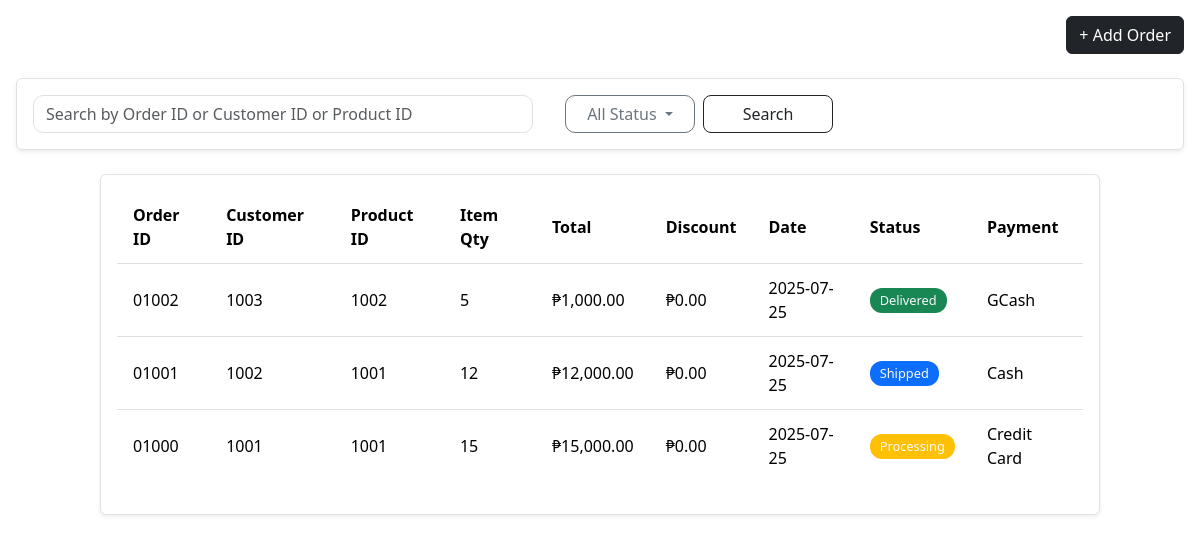
The app's page /order.php with its own data.
### tables this page shows
CREATE TABLE `orders` (
   `order_id` int(11) NOT NULL AUTO_INCREMENT,
   `customer_id` varchar(45) NOT NULL,
   `product_id` varchar(45) NOT NULL,
   `item_quantity` int(11) NOT NULL,
   `total_amount` decimal(10,2) NOT NULL,
   `date_placed` datetime DEFAULT current_timestamp(),
   `status` varchar(45) NOT NULL,
   `payment` varchar(45) NOT NULL,
   `discount` decimal(2,2) NOT NULL DEFAULT 0.00,
   PRIMARY KEY (`order_id`)
 );

### order.php (the view, shortened to what this page needs)
<!DOCTYPE html>
<html lang="en">
<head>
  <link href="https://cdn.jsdelivr.net/npm/bootstrap@5.3.3/dist/css/bootstrap.min.css" rel="stylesheet">
  <link rel="stylesheet" href="order_style.css">
</head>
<body style="background-color: white;">
<div class="flex-grow-1 m-2 py-2 px-2">
    <div class="d-flex justify-content-between align-items-center mb-3">
        <a href="add-order.php" class="btn btn-dark">+ Add Order</a>
    </div>
    <form method="GET" class="search-box mt-4 border rounded shadow-sm p-3 d-flex flex-wrap align-items-center gap-2 justify-content-start"
      style="max-width: 100%;">
        <?php
            $currentStatus = $_GET['status'] ?? 'All';
            $searchTerm = $_GET['search'] ?? '';
        ?>
        <input
            type="text"
            name="search"
            class="form-control"
            style="border-radius: 10px; max-width: 500px;"
            placeholder="Search by Order ID or Customer ID or Product ID"
            value="<?= htmlspecialchars($searchTerm) ?>"
        />
        <div class="dropdown ms-4" style="width: 130px;">
            <button
                class="btn btn-outline-secondary dropdown-toggle w-100"
                style="border-radius: 10px;"
                type="button"
                data-bs-toggle="dropdown"
                aria-expanded="false">
            <?= htmlspecialchars($currentStatus === 'All' ? 'All Status' : $currentStatus) ?>
            </button>
        </div>
        <div style="width: 130px;">
            <button type="submit" class="btn btn-outline-dark w-100">Search</button>
        </div>
    </form>
    <div class="result-box p-3 bg-white border rounded shadow-sm mt-4">
        <div class="table-responsive">
            <table class="table align-top table-hover">
                <thead>
                    <tr>
                        <th>Order ID</th>
                        <th>Customer ID</th>
                        <th>Product ID</th>
                        <th>Item Qty</th>
                        <th>Total</th>
                        <th>Discount</th>
                        <th>Date</th>
                        <th>Status</th>
                        <th>Payment</th>
                    </tr>
                </thead>
                <tbody>
                    <?php
                        include 'db_connection.php';
                        $sql = "SELECT * FROM orders WHERE 1";
                        $sql .= " ORDER BY order_id DESC";
                        $stmt = $conn->prepare($sql);
                        $stmt->execute();
                        $result = $stmt->get_result();
                        if ($result->num_rows > 0) {
                            while ($row = $result->fetch_assoc()) {
                                $orderId = str_pad($row["order_id"], 5, "0", STR_PAD_LEFT);
                                $customerId = htmlspecialchars($row["customer_id"]);
                                $productId = htmlspecialchars($row["product_id"]);
                                $quantity = $row["item_quantity"];
                                $total = "₱" . number_format($row["total_amount"], 2);
                                $discount = "₱" . number_format($row["discount"], 2);
                                $date = date("Y-m-d", strtotime($row["date_placed"]));
                                $status = $row["status"];
                                $payment = $row["payment"];
                                $badgeClass = match(strtolower($status)) {
                                    "processing" => "bg-warning text-light",
                                    "shipped"    => "bg-primary text-light",
                                    "delivered"  => "bg-success text-light",
                                    "cancelled"  => "bg-danger text-light",
                                    default      => "bg-secondary text-light",
                                };
                                echo "
                                <tr>
                                    <td>$orderId</td>
                                    <td>$customerId</td>
                                    <td>$productId</td>
                                    <td>$quantity</td>
                                    <td>$total</td>
                                    <td>$discount</td>
                                    <td>$date</td>
                                    <td><span class='badge $badgeClass'>$status</span></td>
                                    <td>$payment</td>
                                </tr>";
                            }
                        } else {
                            echo "<tr><td colspan='7'>No orders found.</td></tr>";
                        }
                    ?>
                </tbody>
            </table>
        </div>
    </div>
</div>
</body>
</html>

### order_style.css (style rules this page uses)
body { background-color: #f8f9fa; margin: 0; font-family: 'Segoe UI', Tahoma, Geneva, Verdana, sans-serif; }
.search-box { padding: 20px; border: 1px solid #dee2e6; border-radius: 10px; background-color: white; margin: 20px auto 10px auto; max-width: 1000px; }
.search-box input.form-control { border-radius: 8px; }
.search-box .btn, .search-box .dropdown { border-radius: 8px; }
.result-box { border: 1px solid #dee2e6; background-color: white; border-radius: 10px; margin: 0 auto 20px auto; max-width: 1000px; overflow-x: auto; }
.result-box table { width: 100%; border-collapse: separate; border-spacing: 0; border-radius: 10px; overflow: hidden; }
.result-box th, .result-box td { padding: 12px 16px; text-align: left; border-bottom: 1px solid #dee2e6; vertical-align: middle; }
.result-box thead th:first-child { border-top-left-radius: 10px; }
.result-box thead th:last-child { border-top-right-radius: 10px; }
.result-box tbody tr:last-child td { border-bottom: none; }
.badge { font-size: 0.8rem; padding: 6px 10px; border-radius: 12px; font-weight: 500; }
html, body { height: 100%; width: 100%; }

### records on screen
orders: order_id "01002", customer "1003", product "1002", item_quantity "5", total_amount "₱1,000.00", discount "₱0.00", date_placed "2025-07-25", status "Delivered", payment "GCash"
orders: order_id "01001", customer "1002", product "1001", item_quantity "12", total_amount "₱12,000.00", discount "₱0.00", date_placed "2025-07-25", status "Shipped", payment "Cash"
orders: order_id "01000", customer "1001", product "1001", item_quantity "15", total_amount "₱15,000.00", discount "₱0.00", date_placed "2025-07-25", status "Processing", payment "Credit Card"

### other values on screen
$currentStatus === 'All' ? 'All Status' : $currentStatus "All Status"
